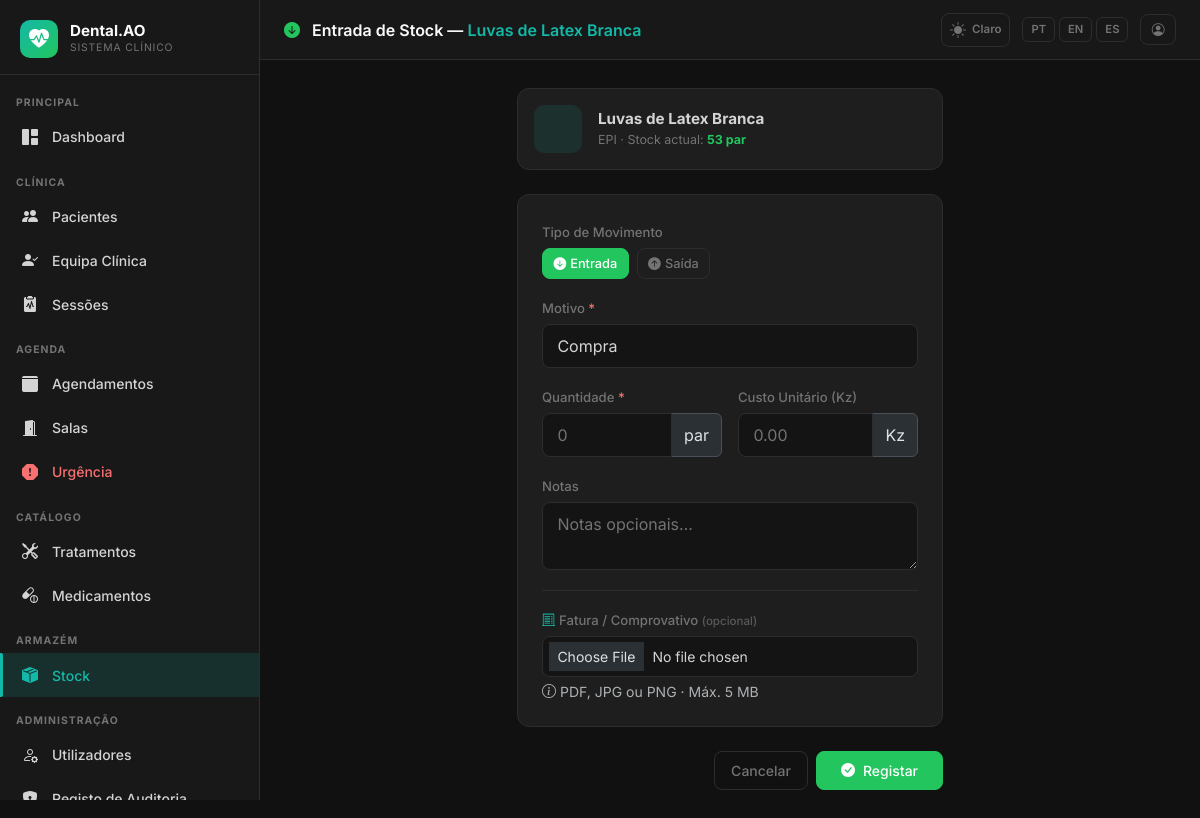
Page /stock/1/movement?type=in (signed in) on the committed database.
### app/models.py (models this page shows, shortened)
class AppSetting(db.Model):
    __tablename__ = 'app_settings'
    key   = db.Column(db.String(64), primary_key=True)
    value = db.Column(db.Text, nullable=True)
    _DEFAULTS = {
        'app_name':       'DentalCare Pro',
        'app_logo':       '',
        'bg_dark':        '#111111',
        'sidebar_dark':   '#181818',
        'card_dark':      '#1e1e1e',
        'border_dark':    '#2d2d2d',
        'text_dark':      '#d4d4d4',
        'primary_dark':   '#14b8a6',
        'success_dark':   '#22c55e',
        'danger_dark':    '#f87171',
        'warning_dark':   '#fbbf24',
        'bg_light':       '#f0f4f8',
        'card_light':     '#ffffff',
        'border_light':   '#d1dce8',
        'text_light':     '#334155',
        'primary_light':  '#1976d2',
        'success_light':  '#00875a',
        'danger_light':   '#d32f2f',
        'warning_light':  '#e65100',
        'xray_max_mb':        '10',
        'stock_invoice_max_mb': '5',
        'urgency_surcharge':  '30',
    }
    @classmethod
    def get(cls, key, default=None):
        s = cls.query.filter_by(key=key).first()
        if s is not None:
            return s.value
        return cls._DEFAULTS.get(key, default)
    @classmethod
    def all_as_dict(cls):
        stored = {s.key: s.value for s in cls.query.all()}
        result = dict(cls._DEFAULTS)
        result.update(stored)
        return result

class StockProduct(db.Model):
    __tablename__ = 'stock_products'
    id           = db.Column(db.Integer, primary_key=True)
    name_pt      = db.Column(db.String(200), nullable=False)
    name_en      = db.Column(db.String(200), nullable=True)
    name_es      = db.Column(db.String(200), nullable=True)
    category     = db.Column(db.String(50), nullable=False, default='outros')
    unit         = db.Column(db.String(30), nullable=False, default='unidade')
    qty_current  = db.Column(db.Numeric(10, 2), nullable=False, default=0)
    qty_minimum  = db.Column(db.Numeric(10, 2), nullable=False, default=0)
    unit_cost    = db.Column(db.Numeric(10, 2), nullable=True)
    supplier     = db.Column(db.String(200), nullable=True)
    notes        = db.Column(db.Text, nullable=True)
    is_active    = db.Column(db.Boolean, default=True)
    created_at   = db.Column(db.DateTime, default=lambda: datetime.now(timezone.utc))
    updated_at   = db.Column(db.DateTime, default=lambda: datetime.now(timezone.utc),
                             onupdate=lambda: datetime.now(timezone.utc))
    created_by_id = db.Column(db.Integer, db.ForeignKey('users.id'), nullable=True)
    created_by  = db.relationship('User', backref='stock_products')
    movements   = db.relationship('StockMovement', backref='product', lazy='dynamic',
                                  order_by='StockMovement.created_at.desc()')
    @property
    def is_low_stock(self):
        return float(self.qty_current) < float(self.qty_minimum)
    @property
    def category_label(self):
        return StockCategory.LABELS.get(self.category, self.category)
    @property
    def category_icon(self):
        return StockCategory.ICONS.get(self.category, 'bi-box-seam-fill')

### app/stock/routes.py (the view, shortened to what this page needs)
@stock_bp.route('/<int:product_id>/movement', methods=['GET', 'POST'])
@login_required
def add_movement(product_id):
    _require_stock_access(write=True)
    if current_user.role == Role.RECEPTION:
        _type = 'in'
    else:
        _type = request.args.get('type', 'in')
    product = StockProduct.query.get_or_404(product_id)
    form = StockMovementForm()
    if _type == 'in':
        form.reason.choices = IN_REASON_CHOICES
        form.movement_type.data = 'in'
    else:
        form.reason.choices = OUT_REASON_CHOICES
        form.movement_type.data = 'out'
    stock_invoice_max_mb = int(AppSetting.get('stock_invoice_max_mb', 5))
    return render_template('stock/movement_form.html',
        form=form, product=product, mv_type=_type,
        in_reasons=IN_REASON_CHOICES, out_reasons=OUT_REASON_CHOICES,
        stock_invoice_max_mb=stock_invoice_max_mb)

### app/templates/stock/movement_form.html (shortened to what this page needs)
{% extends 'base.html' %}
{% block page_title %}
<i class="bi bi-{% if mv_type=='in' %}arrow-down-circle-fill{% else %}arrow-up-circle-fill{% endif %} me-2"
   style="color:{% if mv_type=='in' %}var(--dc-success){% else %}var(--dc-danger){% endif %}"></i>
{% if mv_type=='in' %}{{ _('Entrada de Stock') }}{% else %}{{ _('Saída de Stock') }}{% endif %} —
<span style="color:var(--dc-primary)">{{ product.name_pt }}</span>
{% endblock %}
{% block content %}
<div class="row justify-content-center">
  <div class="col-lg-6">
    <div class="dc-card p-3 mb-4">
      <div class="d-flex align-items-center gap-3">
        <div style="width:48px;height:48px;border-radius:10px;background:rgba(20,184,166,.12);display:flex;align-items:center;justify-content:center;font-size:1.4rem;color:var(--dc-primary)">
        </div>
        <div>
          <div style="font-weight:700;font-size:.95rem;color:var(--dc-text)">{{ product.name_pt }}</div>
          <div style="font-size:.78rem;color:var(--dc-text-muted)">
            {{ product.category_label }} · {{ _('Stock actual') }}:
            <strong style="color:{% if product.is_low_stock %}var(--dc-warning){% else %}var(--dc-success){% endif %}">
              {{ product.qty_current|int }} {{ product.unit }}
            </strong>
          </div>
        </div>
      </div>
    </div>
    <form method="post" novalidate enctype="multipart/form-data">
      <div class="dc-card p-4 mb-4">
        <div class="row g-3">
          {% if current_user.role in ['superadmin','clinical_director'] %}
          <div class="col-12">
            <label class="form-label" style="font-size:.82rem;color:var(--dc-text-muted)">{{ _('Tipo de Movimento') }}</label>
            <div class="d-flex gap-2">
              <a href="{{ url_for('stock.add_movement', product_id=product.id, type='in') }}"
                 class="btn btn-sm {% if mv_type=='in' %}btn-success{% else %}btn-outline-secondary{% endif %}">
                <i class="bi bi-arrow-down-circle-fill me-1"></i>{{ _('Entrada') }}
              </a>
              <a href="{{ url_for('stock.add_movement', product_id=product.id, type='out') }}"
                 class="btn btn-sm {% if mv_type=='out' %}btn-danger{% else %}btn-outline-secondary{% endif %}">
                <i class="bi bi-arrow-up-circle-fill me-1"></i>{{ _('Saída') }}
              </a>
            </div>
          </div>
          {% endif %}
          <div class="col-12">
            <label class="form-label" style="font-size:.82rem;color:var(--dc-text-muted)">{{ _('Motivo') }} <span class="text-danger">*</span></label>
            <select name="reason" class="form-select" required>
              {% if mv_type=='in' %}
                {% for val, label in in_reasons %}
                <option value="{{ val }}">{{ label }}</option>
                {% endfor %}
              {% else %}
                {% for val, label in out_reasons %}
                <option value="{{ val }}">{{ label }}</option>
                {% endfor %}
              {% endif %}
            </select>
          </div>
          <div class="col-md-6">
            <label class="form-label" style="font-size:.82rem;color:var(--dc-text-muted)">{{ form.quantity.label.text }} <span class="text-danger">*</span></label>
            <div class="input-group">
              {{ form.quantity(class='form-control' + (' is-invalid' if form.quantity.errors else ''), placeholder='0') }}
              <span class="input-group-text">{{ product.unit }}</span>
            </div>
          </div>
          {% if mv_type=='in' %}
          <div class="col-md-6">
            <label class="form-label" style="font-size:.82rem;color:var(--dc-text-muted)">{{ form.unit_cost.label.text }}</label>
            <div class="input-group">
              {{ form.unit_cost(class='form-control', placeholder='0.00') }}
              <span class="input-group-text">Kz</span>
            </div>
          </div>
          {% endif %}
          <div class="col-12">
            <label class="form-label" style="font-size:.82rem;color:var(--dc-text-muted)">{{ form.notes.label.text }}</label>
            {{ form.notes(class='form-control', rows=2, placeholder=_('Notas opcionais…')) }}
          </div>
          {% if mv_type == 'in' %}
          <div class="col-12">
            <div style="border-top:1px solid var(--dc-border);padding-top:1rem;margin-top:.25rem">
              <label class="form-label" style="font-size:.82rem;color:var(--dc-text-muted)">
                <i class="bi bi-receipt-cutoff me-1" style="color:var(--dc-primary)"></i>{{ _('Fatura / Comprovativo') }}
                <span style="font-size:.72rem;opacity:.7">{{ _('(opcional)') }}</span>
              </label>
              <input type="file" name="invoice_file" class="form-control form-control-sm"
                     accept=".pdf,.jpg,.jpeg,.png">
              <div class="form-text">
                <i class="bi bi-info-circle me-1"></i>{{ _('PDF, JPG ou PNG · Máx.') }} {{ stock_invoice_max_mb }} MB
              </div>
            </div>
          </div>
          {% endif %}
        </div>
      </div>
      <div class="d-flex gap-2 justify-content-end">
        <a href="{{ url_for('stock.detail', product_id=product.id) }}" class="btn btn-outline-secondary">{{ _('Cancelar') }}</a>
        <button type="submit" class="btn {% if mv_type=='in' %}btn-success{% else %}btn-danger{% endif %} px-4">
          <i class="bi bi-check-circle-fill me-2"></i>{{ _('Registar') }}
        </button>
      </div>
    </form>
  </div>
</div>
{% endblock %}

### app/templates/base.html (shortened to what this page needs)
<!DOCTYPE html>
<html lang="{{ get_locale() }}" data-dc-theme="{{ session.get('theme', 'dark') }}">
<head>
  <link href="https://cdn.jsdelivr.net/npm/bootstrap@5.3.2/dist/css/bootstrap.min.css" rel="stylesheet">
  <link href="https://cdn.jsdelivr.net/npm/bootstrap-icons@1.11.3/font/bootstrap-icons.min.css" rel="stylesheet">
  <link href="{{ url_for('static', filename='css/dental.css') }}" rel="stylesheet">
</head>
<body>
<aside class="dc-sidebar" id="dcSidebar">
  <div class="dc-brand">
    <div class="dc-brand-icon">
      {% if app_settings.app_logo %}
        <img src="{{ url_for('superadmin.logo_file', filename=app_settings.app_logo) }}"
             alt="{{ app_settings.app_name }}"
             style="width:36px;height:36px;object-fit:contain;border-radius:6px;">
      {% else %}
        <i class="bi bi-heart-pulse-fill"></i>
      {% endif %}
    </div>
    <div class="flex-fill">
      <div class="dc-brand-name">{{ app_settings.app_name }}</div>
      <div class="dc-brand-sub">{{ _('Sistema Clínico') }}</div>
    </div>
  </div>
  <nav class="dc-nav">
    {% set role = current_user.role %}
    <div class="dc-nav-section">{{ _('Principal') }}</div>
    <a href="{{ url_for('main.dashboard') }}"
       class="dc-nav-item {% if request.endpoint == 'main.dashboard' %}active{% endif %}">
      <i class="bi bi-grid-1x2-fill"></i> {{ _('Dashboard') }}
    </a>
    {% if role in ['superadmin', 'clinical_director', 'dentist', 'reception'] %}
    <div class="dc-nav-section mt-2">{{ _('Clínica') }}</div>
    {% endif %}
    {% if role in ['superadmin', 'clinical_director', 'dentist', 'reception'] %}
    <a href="{{ url_for('patients.index') }}"
       class="dc-nav-item {% if request.endpoint == 'patients.index' or request.endpoint in ['patients.new','patients.edit','patients.detail'] %}active{% endif %}">
      <i class="bi bi-people-fill"></i> {{ _('Pacientes') }}
    </a>
    {% endif %}
    {% if role in ['superadmin', 'clinical_director'] %}
    <a href="{{ url_for('patients.care_team_pending') }}"
       class="dc-nav-item {% if request.endpoint == 'patients.care_team_pending' %}active{% endif %}">
      <i class="bi bi-person-check-fill"></i> {{ _('Equipa Clínica') }}
    </a>
    {% endif %}
    {% if role in ['superadmin', 'clinical_director', 'dentist'] %}
    <a href="{{ url_for('sessions.index') }}"
       class="dc-nav-item {% if request.endpoint and 'sessions.' in request.endpoint and 'audit' not in request.endpoint and 'evolution' not in request.endpoint %}active{% endif %}">
      <i class="bi bi-clipboard2-pulse-fill"></i> {{ _('Sessões') }}
    </a>
    {% endif %}
    {% if role in ['superadmin', 'clinical_director', 'reception', 'dentist'] %}
    <div class="dc-nav-section mt-2">{{ _('Agenda') }}</div>
    {% endif %}
    {% if role in ['superadmin', 'clinical_director', 'reception'] %}
    <a href="{{ url_for('scheduling.calendar') }}"
       class="dc-nav-item {% if request.endpoint and 'scheduling.' in request.endpoint and 'emergency' not in request.endpoint and 'room' not in request.endpoint %}active{% endif %}">
      <i class="bi bi-calendar3-fill"></i> {{ _('Agendamentos') }}
    </a>
    {% endif %}
    {% if role in ['superadmin', 'clinical_director', 'reception', 'dentist'] %}
    <a href="{{ url_for('scheduling.rooms') }}"
       class="dc-nav-item {% if request.endpoint and 'rooms' in request.endpoint %}active{% endif %}">
      <i class="bi bi-door-open-fill"></i> {{ _('Salas') }}
    </a>
    {% endif %}
    {% if role in ['superadmin', 'clinical_director', 'reception', 'dentist'] %}
    <a href="{{ url_for('scheduling.emergency') }}"
       class="dc-nav-item {% if request.endpoint and 'emergency' in request.endpoint %}active{% endif %}"
       style="color:var(--dc-danger)">
      <i class="bi bi-exclamation-octagon-fill"></i> {{ _('Urgência') }}
    </a>
    {% endif %}
    {% if role in ['superadmin', 'clinical_director', 'dentist'] %}
    <div class="dc-nav-section mt-2">{{ _('Catálogo') }}</div>
    <a href="{{ url_for('admin.treatments') }}"
       class="dc-nav-item {% if 'treatments' in request.endpoint %}active{% endif %}">
      <i class="bi bi-tools"></i> {{ _('Tratamentos') }}
    </a>
    <a href="{{ url_for('admin.medicines') }}"
       class="dc-nav-item {% if 'medicine' in request.endpoint %}active{% endif %}">
      <i class="bi bi-capsule-pill"></i> {{ _('Medicamentos') }}
    </a>
    {% endif %}
    {% if role in ['superadmin', 'clinical_director', 'dentist', 'receptionist'] %}
    <div class="dc-nav-section mt-2">{{ _('Armazém') }}</div>
    <a href="{{ url_for('stock.index') }}"
       class="dc-nav-item {% if request.endpoint and 'stock.' in request.endpoint %}active{% endif %}">
      <i class="bi bi-box-seam-fill"></i> {{ _('Stock') }}
    </a>
    {% endif %}
    {% if role in ['superadmin', 'clinical_director'] %}
    <div class="dc-nav-section mt-2">{{ _('Administração') }}</div>
    <a href="{{ url_for('admin.users') }}"
       class="dc-nav-item {% if 'user' in request.endpoint %}active{% endif %}">
      <i class="bi bi-person-gear"></i> {{ _('Utilizadores') }}
    </a>
    <a href="{{ url_for('admin.audit_log') }}"
       class="dc-nav-item {% if 'audit' in request.endpoint %}active{% endif %}">
      <i class="bi bi-shield-lock-fill"></i> {{ _('Registo de Auditoria') }}
    </a>
    {% endif %}
  </nav>
</aside>
<header class="dc-topbar">
  <span class="page-title">{% block page_title %}{% endblock %}</span>
  <div class="topbar-actions">
    <a href="{{ url_for('auth.toggle_theme') }}"
       class="theme-toggle"
       title="{{ _('Alternar tema') }}">
      {% if session.get('theme', 'dark') == 'dark' %}
        <i class="bi bi-sun-fill"></i><span style="font-size:.72rem;font-weight:600;margin-left:2px">{{ _('Claro') }}</span>
      {% else %}
        <i class="bi bi-moon-stars-fill"></i><span style="font-size:.72rem;font-weight:600;margin-left:2px">{{ _('Escuro') }}</span>
      {% endif %}
    </a>
    <div class="lang-switcher">
      <a href="{{ url_for('auth.set_lang', lang='pt') }}"
         class="lang-btn {% if get_locale() == 'pt' %}active{% endif %}">PT</a>
      <a href="{{ url_for('auth.set_lang', lang='en') }}"
         class="lang-btn {% if get_locale() == 'en' %}active{% endif %}">EN</a>
      <a href="{{ url_for('auth.set_lang', lang='es') }}"
         class="lang-btn {% if get_locale() == 'es' %}active{% endif %}">ES</a>
    </div>
    <a href="{{ url_for('auth.profile') }}" class="btn btn-sm btn-outline-secondary" title="{{ _('Meu Perfil') }}">
      <i class="bi bi-person-circle"></i>
    </a>
  </div>
</header>
<main class="dc-main">
  <div class="dc-content">
    {% block content %}{% endblock %}
  </div>
</main>
</body>
</html>

### rows in the picture
AppSetting: app_name "Dental.AO"
StockProduct: name_pt "Luvas de Latex Branca", category_label "EPI", qty_current "53", unit "par"

### other values in the picture
{{ stock_invoice_max_mb }} "5"
form field reason "Compra"
